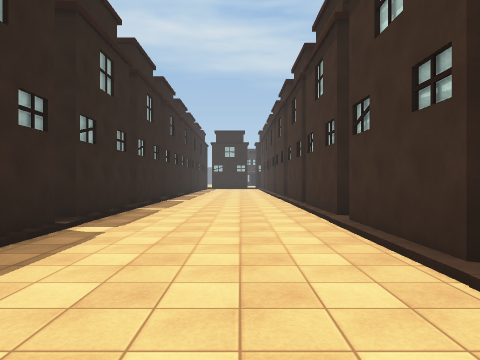
View 1 (above)

24 first-person views from a walk through a Unity game level. The camera is 1.5 m above the floor, looks level and sees 70° across. The floor is counted in squares, 2 m on a side. Each view is taken from the middle of a square. On the plan, view 1 faces up. The plan holds only what a view shows up to about 11 squares ahead; the rest is blank. The place goes on beyond the plan. The player is left out. Some animated figures are not drawn. Surface patterns are stand-ins for the level's own textures.

View 2
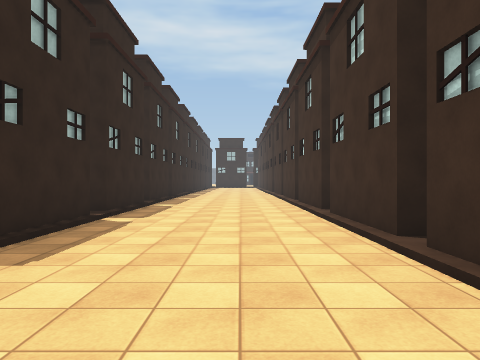

View 3
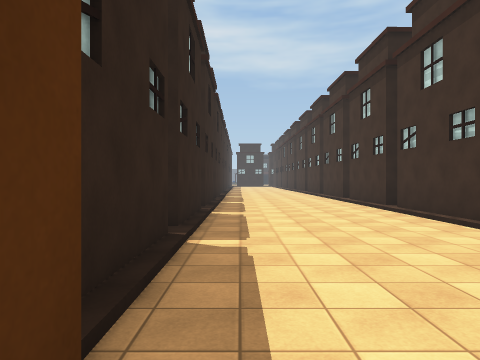

View 4
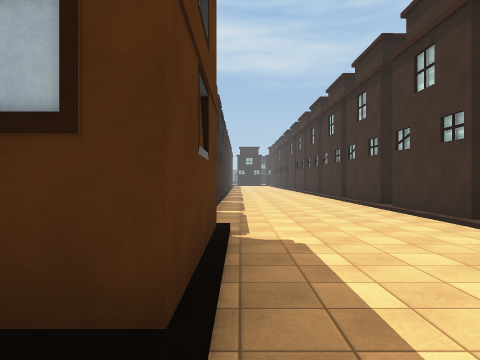

View 5
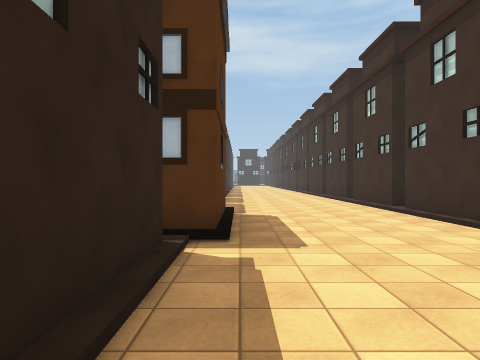

View 6
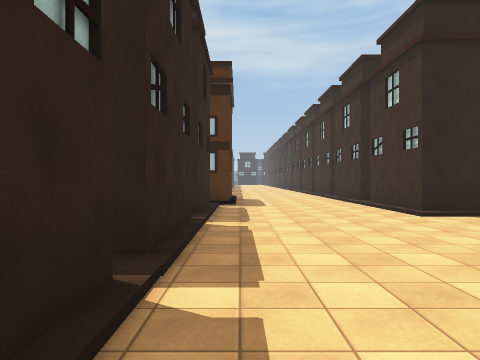

View 7
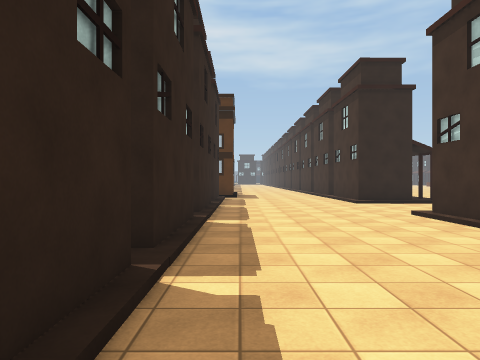

View 8
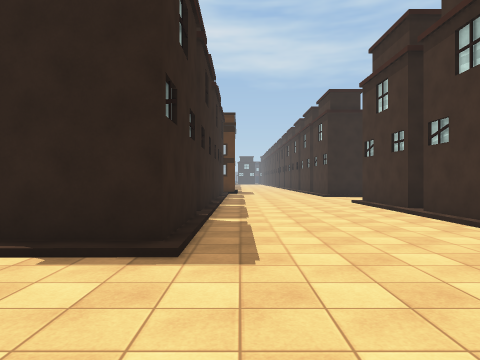

View 9
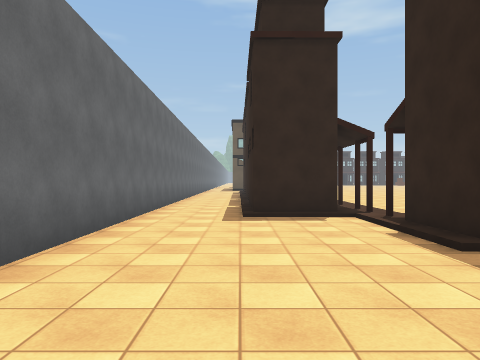

View 10
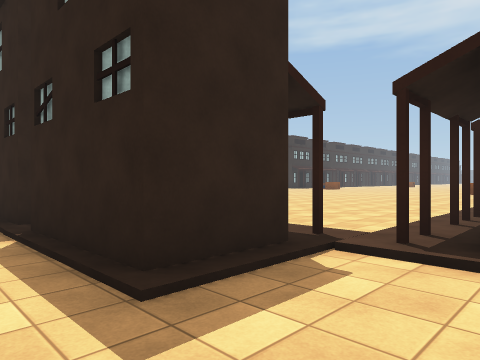

View 11
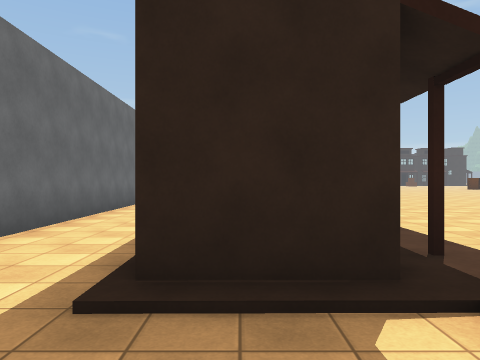

View 12
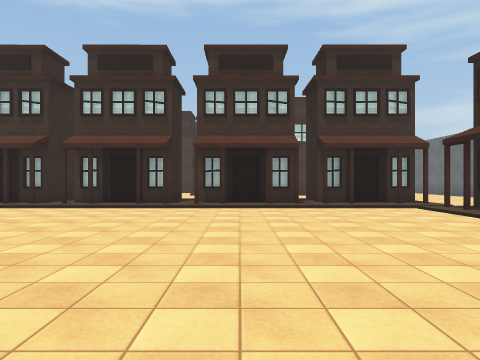

View 13
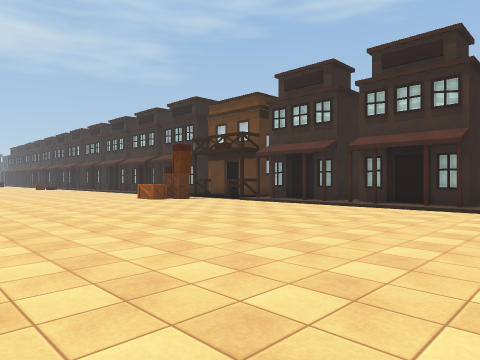

View 14
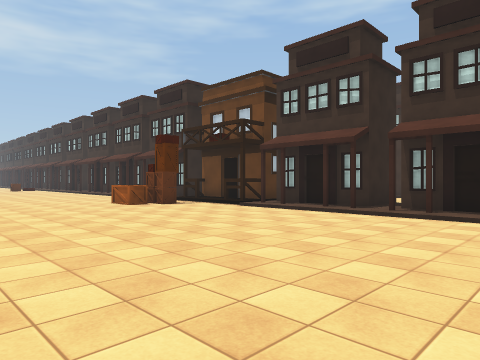

View 15
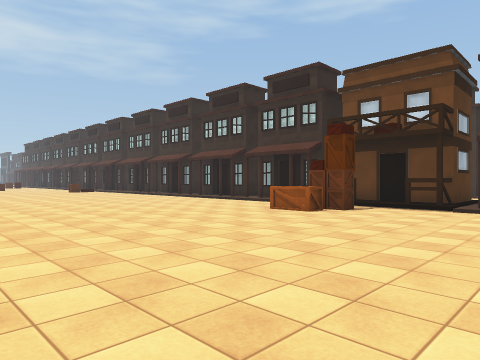

View 16
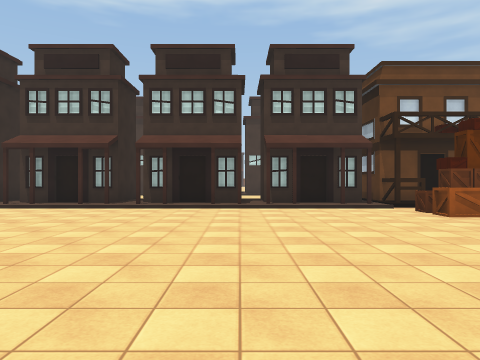

View 17
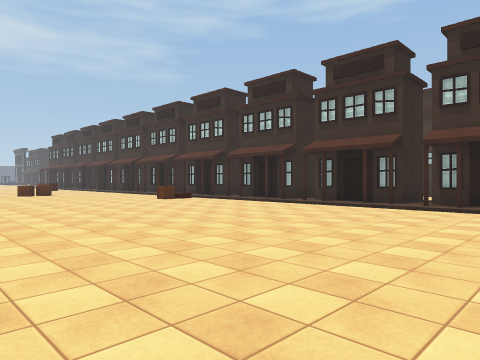

View 18
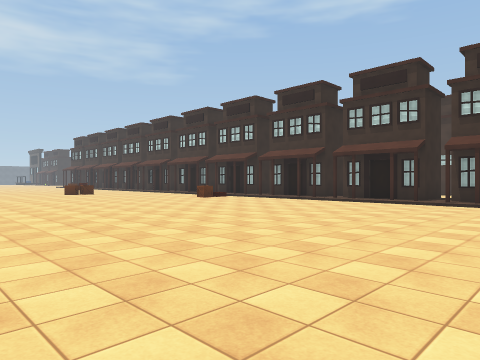

View 19
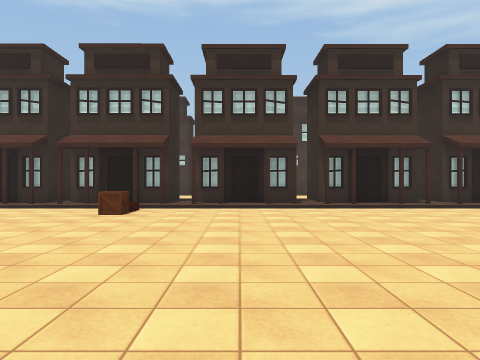

View 20
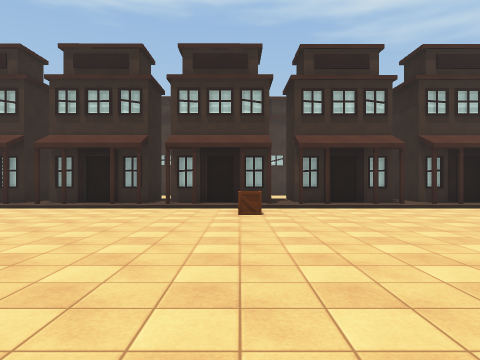

View 21
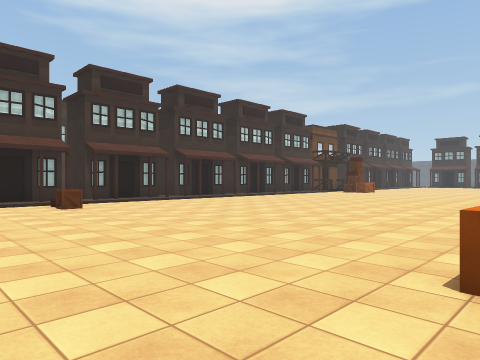

View 22
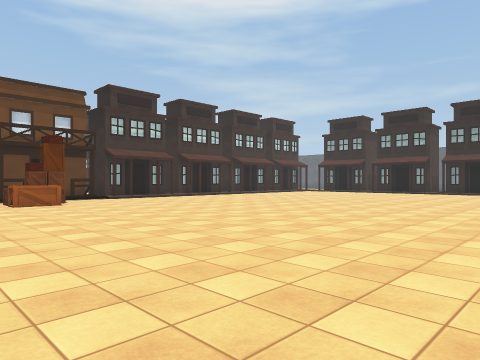

View 23
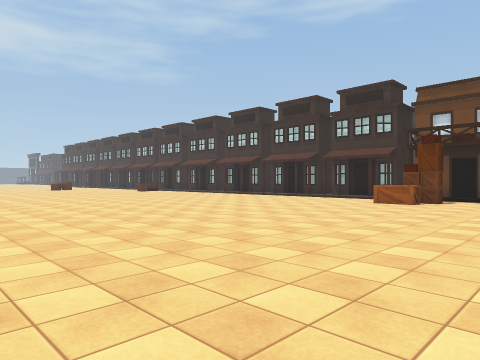

View 24
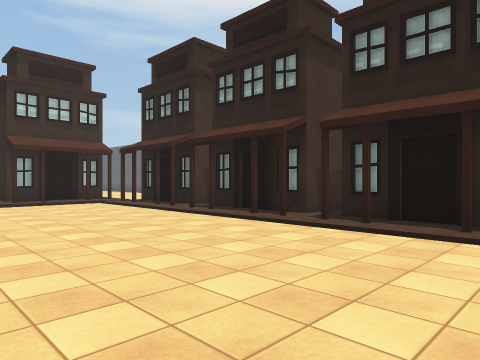

### Floor plan
Key: @ floor where view 1 was taken; # wall or solid block; x gap in a wall; . main floor; : floor 0.25 m higher than the main floor; / step, stairs or slope; O other object.
Columns run from 19 left of view 1 to 2 right of it. Each row starts with its distance up from view 1.
 11          ..../# #....#
 10   . ..  ...../# #....#
  9    ........../# #....#
  8   .........../# #....#
  7   O.........O/# #....#
  6    ........../# #....#
  5    ........../# #....#
  4    ........../###....#
  3    ........../###....#
  2    ........../x::....#
  1    ........../###....#
  0    ........../###..@.#
 -1    ........../###....#
 -2   .........../###....#
 -3   .........../###....#
 -4   .........../###....#
 -5   .........../###....:
 -6   .........../###....#
 -7 ............./###....#
 -8  ............/###....#
 -9 ...........OO/##:/...#
-10 ...........OO/###/...#
-11 ............O/:##/...#
-12 ............./###/...#
-13  ............/x/x/...#
-14 ............./###....#
-15  ............/###....#
-16   .........../###.....
-17   .........../###.....
-18   .........../###.....
-19   .........../###.....
-20     ........./###....#
-21      ......../###....#
-22   . ........./###....#
-23    ........../###....#
-24   .........../x::....#
-25   .........../###....#
-26    ........../:##....
-27    ########:#xx##....
-28    ##########/......
-29       #######/......
-30         //////.......
-31         ............
-32     ##############

Where each view was taken, in squares from view 1:
view 1: 0 up, 0 right, facing up
view 2: 5 down, 0 right, facing up
view 3: 10 down, 2 left, facing up
view 4: 14 down, 2 left, facing up
view 5: 17 down, 2 left, facing up
view 6: 23 down, 2 left, facing up
view 7: 27 down, 2 left, facing up
view 8: 31 down, 2 left, facing up
view 9: 30 down, 1 right, facing left
view 10: 31 down, 4 left, facing up-left
view 11: 29 down, 4 left, facing left
view 12: 22 down, 15 left, facing right
view 13: 22 down, 15 left, facing up-right
view 14: 20 down, 13 left, facing up-right
view 15: 15 down, 15 left, facing up-right
view 16: 5 down, 15 left, facing right
view 17: 5 down, 15 left, facing up-right
view 18: 5 down, 17 left, facing up-right
view 19: 4 up, 15 left, facing right
view 20: 7 up, 15 left, facing right
view 21: 10 up, 17 left, facing down-right
view 22: 7 down, 19 left, facing down-right
view 23: 14 down, 19 left, facing up-right
view 24: 22 down, 17 left, facing down-right
